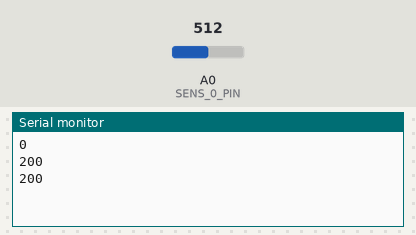
The sketch below on a simulated Arduino Uno, built with avr-gcc and run on an emulated ATmega328P. Shown: the last lines printed to the serial monitor. Inputs (shaded band) come from the test bench; at power-on: A0 (SENS_0_PIN) = 512.

Above: at 1.2 s.
1.3 s: A0 (SENS_0_PIN) set to 716
At 1.9 s:
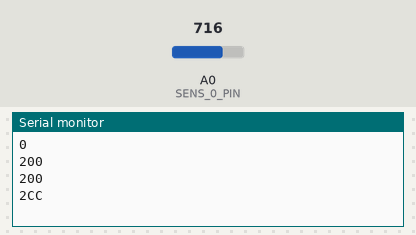
3.5 s: A0 (SENS_0_PIN) set to 511
At 4.3 s:
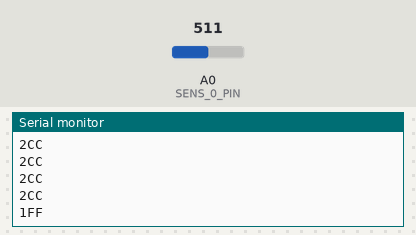
6.0 s: A0 (SENS_0_PIN) set to 122
At 6.9 s:
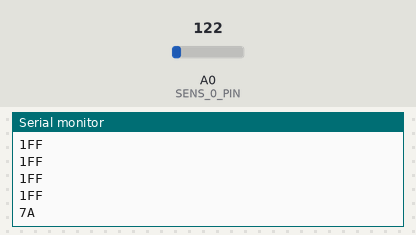

The sketch:

timer-adc.ino
```cpp
#define PORT_SPEED 115200

#define SENS_0_PIN A0
#define INIT_DELAY 3000
#define POLLING_DELAY 100

#define TICKS_NUM 31250

volatile unsigned int sens_0 = 0;

void setup() {
  pinMode(SENS_0_PIN, INPUT);

  Serial.begin(PORT_SPEED);

  noInterrupts();
  TCCR1A = 0;           // init Timer1 - clear reg A
  TCCR1B = 0;           // init Timer1 - clear reg B
  TCNT1 = 0;            // Reset current timer counter
  OCR1A = TICKS_NUM;        // timer COMPA register
  TCCR1B |= (1 << WGM12);   // Enable CTC (Clear Timer on Compare Match)
  TCCR1B |= (1 << CS12);    // Prescaler 256
  TIMSK1 |= (1 << OCIE1A);  // Enable interrupt on coincidence
  delay(INIT_DELAY);
  interrupts();
}

void loop() {
  sens_0 = analogRead(SENS_0_PIN);
  delay(POLLING_DELAY);
}

ISR(TIMER1_COMPA_vect) {
  Serial.println(sens_0, HEX);
}
```

Measured:
- after the input at 1.3 s, the serial monitor: prints a new line after 0.20 s (image 1)
- after the input at 3.5 s, the serial monitor: prints a new line after 0.50 s (image 2)
- after the input at 6.0 s, the serial monitor: prints a new line after 0.50 s (image 3)
